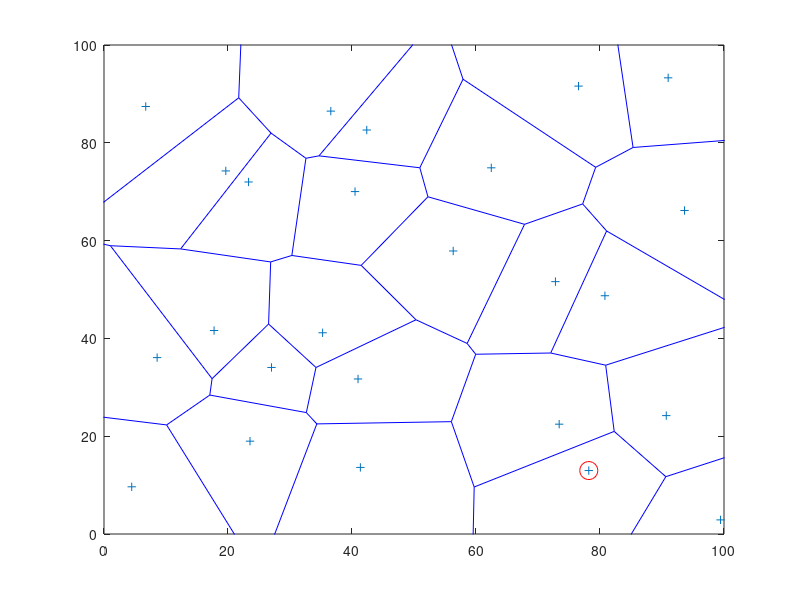

The MATLAB source for this figure: (Note: this script raises an error after producing the figure.)
clc;
clear all;
close all;

% Para guardar imagen
%%          axis off
%%          print -color -depsc test.eps


% VARIABLES
pasos = 10; % numero de pasos que daran los electrones.
resolucion = 20; % resolucion de las celdas.
espacio = 100; % tamaño del espacio.
desorden = 10; % Grado de desorden en las celdas.



d = espacio/resolucion;

XYcentros = [];
XY = [];

for i=1:d
  X_min = (i-1)*resolucion;
  X_max = i*resolucion;
  X_medio = (X_max-X_min)/2;
  for j=1:d
    Y_min = (j-1)*resolucion;
    Y_max = j*resolucion;
    Y_medio = (Y_max-Y_min)/2;

    Y = unifrnd(X_min+X_medio-desorden,X_min+X_medio+desorden,1,1);
    X = unifrnd(Y_min+Y_medio-desorden,Y_min+Y_medio+desorden,1,1);

    %Y = randi([X_min X_max],1,1);
    %X = randi([Y_min Y_max],1,1);

    XYcentros = [XYcentros; X, Y];

  endfor
endfor


punto_ref = [0 0];



%{
do
  punto_ref=[0 espacio];
  k + 2;
until(k == 10)
%}



% Determinar celdas borde-superior
borde_superior=[];
for j=0:espacio
  punto_ref=[j espacio];
  for i=1:length(XYcentros)
    distancias(i,1)=sqrt((punto_ref(1,1)-XYcentros(i,1)).^2 + (punto_ref(1,2)-XYcentros(i,2)).^2);
  endfor
  borde_superior=[borde_superior;find(distancias==min(distancias))];
endfor


borde_superior=unique(borde_superior);

% Determinar celdas borde_inferior
borde_inferior=[];
for j=0:espacio
  punto_ref=[j 0];
  for i=1:length(XYcentros)
    distancias(i,1)=sqrt((punto_ref(1,1)-XYcentros(i,1)).^2 + (punto_ref(1,2)-XYcentros(i,2)).^2);
  endfor
  borde_inferior=[borde_inferior;find(distancias==min(distancias))];
endfor


borde_inferior=unique(borde_inferior);


pause






% Genera celdas con tamaño controlable
%{
XYcentros = [];
XY = [];

for i=1:d
  X_min = (i-1)*resolucion;
  X_max = i*resolucion;
  for j=1:d
    Y_min = (j-1)*resolucion;
    Y_max = j*resolucion;

    Y = randi([X_min X_max],1,1);
    X = randi([Y_min Y_max],1,1);

    XYcentros = [XYcentros; X, Y];

  endfor
endfor
%}




%XYcentros = randi([1,40],30,2); % Centros de todos los granos
%XYcentros = [6,3;3,3;4,8;5,1;10,9;7,3;3,10;1,10]





tri = delaunay (XYcentros(:,1),XYcentros(:,2));
[vx, vy] = voronoi(XYcentros(:,1),XYcentros(:,2),tri);

%triplot (tri, XYcentros(:,1), XYcentros(:,2), "r");
%hold on;
voronoi(XYcentros(:,1),XYcentros(:,2))
%hold off

%plot(vx,vy,"r")
%axis([1 10 1 10])

axis([0 espacio 0 espacio])
pause




% -- se visualizan las coordenadasa de triangulacion
% tri



% matriz que guarda el grano en el que se encuentran
% los electrones. Cada fila es un electron.
electrones = [4]

% Se grafica la primera posicion de los electrones.
hold on
plot(XYcentros(electrones(1,1),1),XYcentros(electrones(1,1),2),'ro','markersize',13)
hold off
pause


% Empieza el ciclo de pasos
for p=1:pasos

% Se obtiene el grano actual
G_actual = electrones(1,1);
% Funcion para detectar todos los vecinos
% de G_actual.
G_vecinos = vecinos_ind(G_actual,tri);
G_vecinos

% Funcion que selecciona de manera preferencial
% el grano siguiente en funcion de las coordenadas
% Y de los vecinos. Existe mayor probabilidad de
% avanzar hacia un grano que se encuentre arriba.
G_siguiente = siguiente_preferencia(G_vecinos,XYcentros)

% Se asigna el numero de grano obtenido por la funcion
% 'siguiente_preferencia' a la posicion de los electrones.
electrones(1,1) = G_siguiente;




voronoi(XYcentros(:,1),XYcentros(:,2))
hold on
plot(XYcentros(electrones(1,1),1),XYcentros(electrones(1,1),2),'ro','markersize',13)
hold off




contador=0;


%auxiliar = electrones;




for i=1:length(electrones)

A=find(electrones(1,1)==borde_superior);

if(isempty(A)==0)
contador = contador + 1;

endif

endfor

contador

pause
% Termina el ciclo de pasos.
endfor



%{

PARA GENERAR TODOS LOS VECINOS DE TODOS LOS GRANOS

for i=1:rows(XYcentros)
  for j=1:rows(XYcentros)
    A=find(tri(j,:)==i);

    if(length(A) != 0)
      AQUI VA LA CONDICION
    endif



    pause
  endfor
endfor
%}
